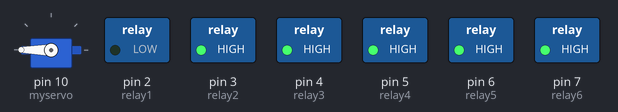
The sketch below on a simulated Arduino Uno, built with avr-gcc and run on an emulated ATmega328P. Parts: servo, switched loads named in the sketch (green lamp = pin HIGH).

Above: at 0.1 s.
At 5.1 s:
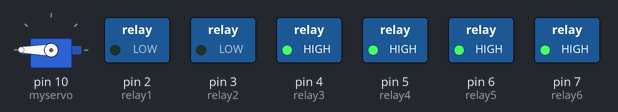
At 12.1 s:
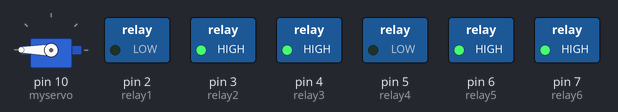
At 23.1 s:
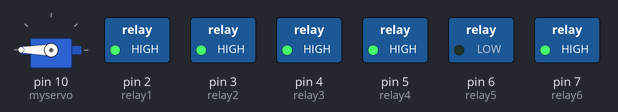
At 31.1 s:
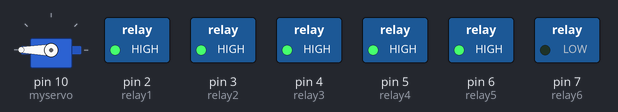
At 56.1 s:
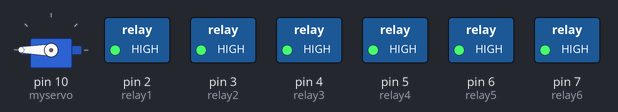
Timing chart, 0 to 57.6 s (numbered marks = the images above):
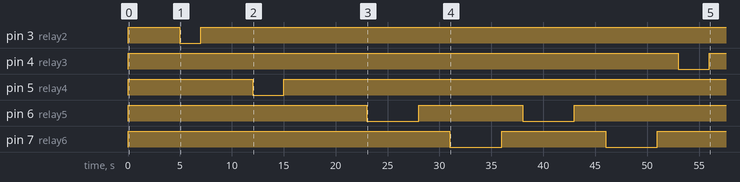

The sketch:

Paneer_making_machine.ino
```cpp
//This code is written by Technolokar and it is used for making the Automatic Panner making Machine

// Define the relay control pins
#include <Servo.h>

Servo myservo;

int relay1 = 2;//heater
int relay2 = 3;//light
int relay3 = 4;//valve close
int relay4 = 5;// valve open
int relay5 = 6; // pressing down
int relay6 = 7; // pressing up

void setup() {
  // Set the relay control pins as OUTPUT
  pinMode(relay1, OUTPUT);
  pinMode(relay2, OUTPUT);
  pinMode(relay3, OUTPUT);
  pinMode(relay4, OUTPUT);
  pinMode(relay5, OUTPUT);
  pinMode(relay6, OUTPUT);

  myservo.attach(10);
  digitalWrite(relay1, HIGH);
  digitalWrite(relay2, HIGH);
  digitalWrite(relay3, HIGH);
  digitalWrite(relay4, HIGH);
  digitalWrite(relay5, HIGH);
  digitalWrite(relay6, HIGH);

 // Turn on and off each relay sequentially with a delay
  digitalWrite(relay1, LOW); // heater on
  // Turn on the servo motor for 360 degrees
  myservo.write(360);
  delay(5000); // delay to heat the water and milk 4min delay
  digitalWrite(relay2, LOW);// on the green bulb to indicate of veniger
  delay(2000);// put veniger now
  digitalWrite(relay2, HIGH);
  delay(5000); // delay to damage the milk
  digitalWrite(relay4, LOW); // valve motor open
  delay(3000);
  digitalWrite(relay4, HIGH);
  delay(6000); // delay to drop panner in container through pipe
  digitalWrite(relay1, HIGH); // heater off
  delay(2000);
  digitalWrite(relay5, LOW); // pressing of panner starts firt time dont change this
  delay(5000);
  digitalWrite(relay5,HIGH);
  delay(3000);
  digitalWrite(relay6, LOW);// lifting up motor first time
  delay(5000);
  digitalWrite(relay6,HIGH);
  delay(2000);
  digitalWrite(relay5, LOW); // pressing of panner starts second time
  delay(5000);
  digitalWrite(relay5,HIGH);
  delay(3000);
  digitalWrite(relay6, LOW);// lifting up motor second time
  delay(5000);
  digitalWrite(relay6,HIGH);
  delay(2000);
  digitalWrite(relay3,LOW); //valve close function
  delay(3000);
  digitalWrite(relay3,HIGH);
}
void loop()
{
  // Wait for a moment before the next loop
  delay(20000000000000);  // Wait for 2 seconds before starting again
}
```
